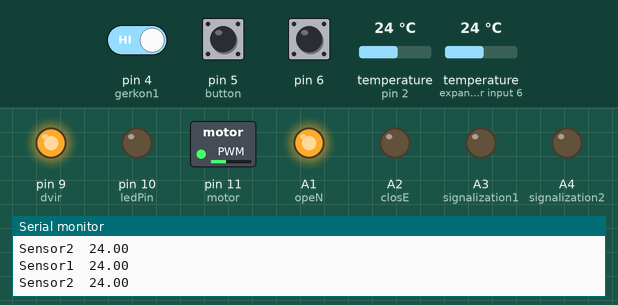
Recording of a sketch running on a simulated Arduino Nano, built with avr-gcc and run on an emulated ATmega328P. Shown: switched loads named in the sketch (green lamp = pin HIGH), output pins drawn as LEDs (lit = HIGH), the last lines printed to the serial monitor. The inputs (shaded band) are chosen by the test bench; at power-on: temperature (sensors on pin 2, expander input 6) 24 °C, pin 4 (gerkon1) HIGH, pin 5 (button) LOW, pin 6 HIGH.

Above: at 1.2 s.
1.3 s: temperature (sensor on pin 2) set to 12 °C
At 2.3 s:
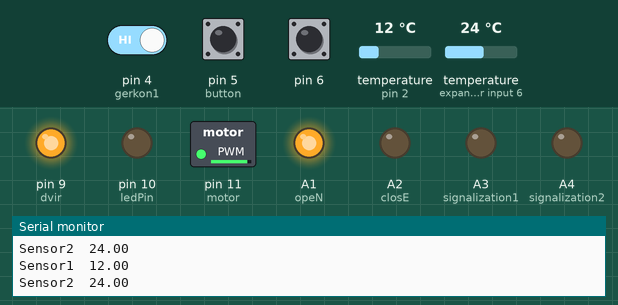
2.9 s: temperature (sensor on expander input 6) set to 25.6 °C
At 4.1 s:
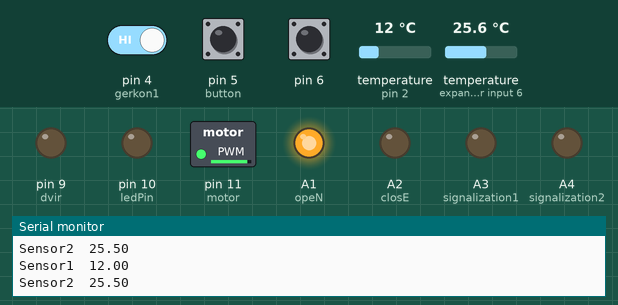
4.4 s: pin 4 (gerkon1) driven LOW
At 5.2 s:
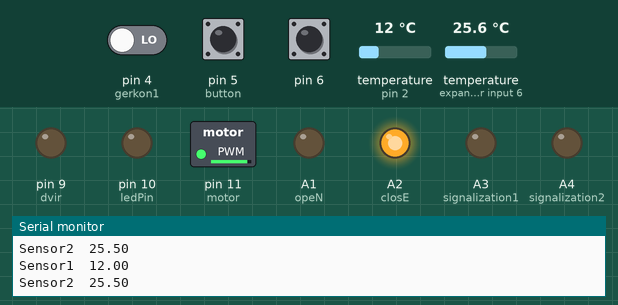
6.0 s: pin 5 (button) pulled HIGH for 0.15 s
At 6.7 s:
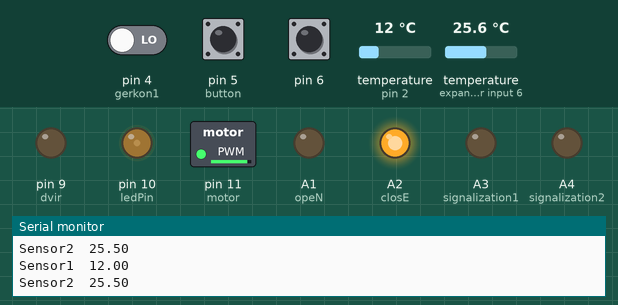
7.6 s: temperature (sensor on pin 2) set to 14.2 °C
At 8.1 s:
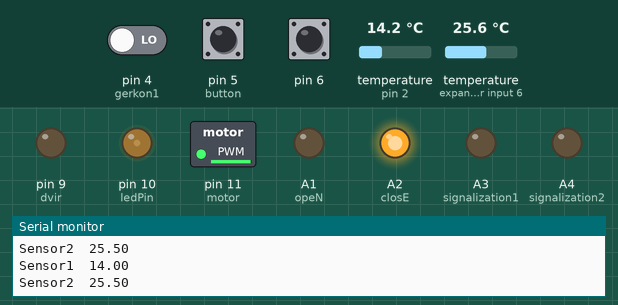
9.2 s: temperature (sensor on pin 2) set to 15.3 °C
At 10.1 s:
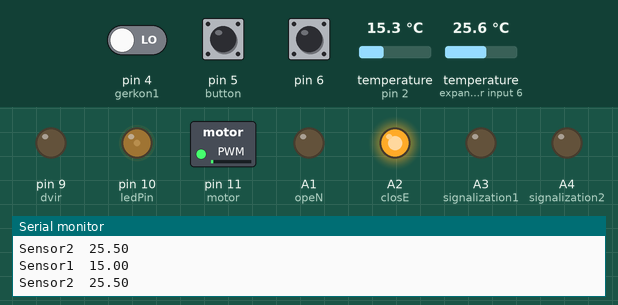
Timing chart, 0 to 11.8 s (numbered marks = the images above; inputs shaded):
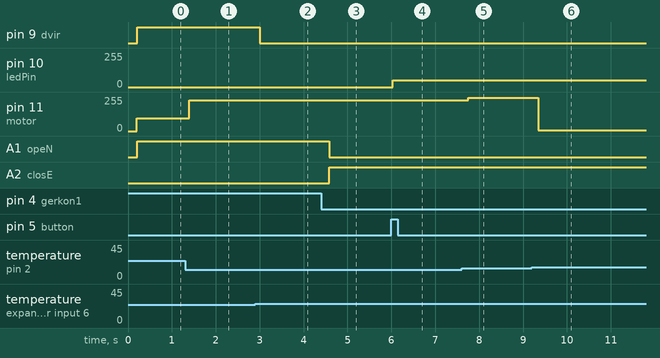

Measured:
- the behaviour switches between 24.9 and 25 °C on temperature (sensor on expander input 6) (found by bisection; images 1 and 2)
- the behaviour switches between 14.9 and 15 °C on temperature (sensor on pin 2) (found by bisection; images 5 and 6)
- after the input at 1.3 s, pin 11 (motor): 95/255 → 231/255 after 0.09 s
- after the input at 2.9 s, pin 9 (dvir): HIGH → LOW after 0.10 s
- after the input at 4.4 s, A1 (opeN): HIGH → LOW after 0.19 s; A2 (closE): LOW → HIGH after 0.19 s
- after the input at 6.0 s, pin 10 (ledPin): 0/255 → 51/255 at once
- after the input at 7.6 s, pin 11 (motor): 231/255 → 251/255 after 0.15 s
- after the input at 9.2 s, pin 11 (motor): 251/255 → 5/255 after 0.14 s

The sketch:

home.ino
```cpp
#include <OneWire.h>
#include <DallasTemperature.h>
#include <CapacitiveSensor.h>

int button=5;
int motor=11;
int ledPin=10;
int gerkon1=4;
// 7-6 capsense
// 2 - termometr
int closE=A2;//червоний діод
int opeN=A1;//зелений діод
int signalization1=A3;//синій
int signalization2=A4;//червоний
int dvir=9;
int col1=A0 ;
int col2=A6 ;

CapacitiveSensor   cs_4_2 = CapacitiveSensor(7,6);

#define ONE_WIRE_BUS 2
OneWire oneWire(ONE_WIRE_BUS);
DallasTemperature sensors(&oneWire);
DeviceAddress Thermometer1 = {
0x28, 0x9A, 0x57, 0x57, 0x07, 0x00, 0x00, 0x80 };
//28 9A 57 57 07 00 00 80

DeviceAddress Thermometer2 = {
0x28, 0x7B, 0x3C, 0x56, 0x07, 0x00, 0x00, 0x70 };
//28 7B 3C 56 07 00 00 70

boolean lastButton = LOW;
boolean currentButton = LOW;
int ledLevel = 0;

void setup() {
 Serial.begin(9600);
 cs_4_2.set_CS_AutocaL_Millis(0xFFFFFFFF);

 pinMode(ledPin,OUTPUT);
 pinMode(button,INPUT);
 pinMode(signalization1,OUTPUT);
 pinMode(signalization2,OUTPUT);
 pinMode(gerkon1,INPUT);//dveri
 pinMode(dvir,OUTPUT);
 pinMode(closE,OUTPUT);
 pinMode(opeN,OUTPUT);
 pinMode(col1,OUTPUT);
 pinMode(col2,OUTPUT);

sensors.begin();
sensors.setResolution(Thermometer1, 2);
sensors.setResolution(Thermometer2, 2);
}
boolean debounce (boolean last){
  boolean current = digitalRead(button);
  if(last=!current){
    //delay(5);
    current = digitalRead(button);
  }
  return (current);
}

void ohorona(){
  digitalWrite(signalization1,HIGH);
  digitalWrite(signalization2,LOW);
  delay(150);
  digitalWrite(signalization1,LOW);
  digitalWrite(signalization2,HIGH);
  delay(50);
  }


void printTemperature(DeviceAddress deviceAddress) {
  float tempC = sensors.getTempC(deviceAddress);
  Serial.println(tempC);}

void loop() {
  long start = millis();
  long total1 =  cs_4_2.capacitiveSensor(30);
  delay (50);

  currentButton = debounce(lastButton);
  if (lastButton == LOW && currentButton == HIGH){
     ledLevel = ledLevel + 51 ;  }
     lastButton = currentButton;
     if (ledLevel>255) ledLevel = 0;
     analogWrite (ledPin,ledLevel);

sensors.requestTemperatures();
Serial.print("Sensor1  ");
printTemperature(Thermometer1);
Serial.print("Sensor2  ");
printTemperature(Thermometer2);
float tempC1 = sensors.getTempC(Thermometer1);

int val1 = map ( tempC1 ,24 ,40 ,95 ,255);
analogWrite(motor,val1);

float tempC2 = sensors.getTempC(Thermometer2);
constrain (tempC2,25,32);
int val2 = map(tempC2,25,32,0,250);
analogWrite(dvir,val2);

// system of safety
if (digitalRead(gerkon1) == LOW){
  digitalWrite(closE,HIGH);
  digitalWrite(opeN,LOW);
}
if (digitalRead(gerkon1) == HIGH){
  digitalWrite(closE,LOW);
  digitalWrite(opeN,HIGH);
}


// system perumetr guardens
if (total1>6000 && digitalRead(gerkon1)==0)ohorona();
else {
  digitalWrite(A3,LOW);
  digitalWrite(A4,LOW);
}

}
```
